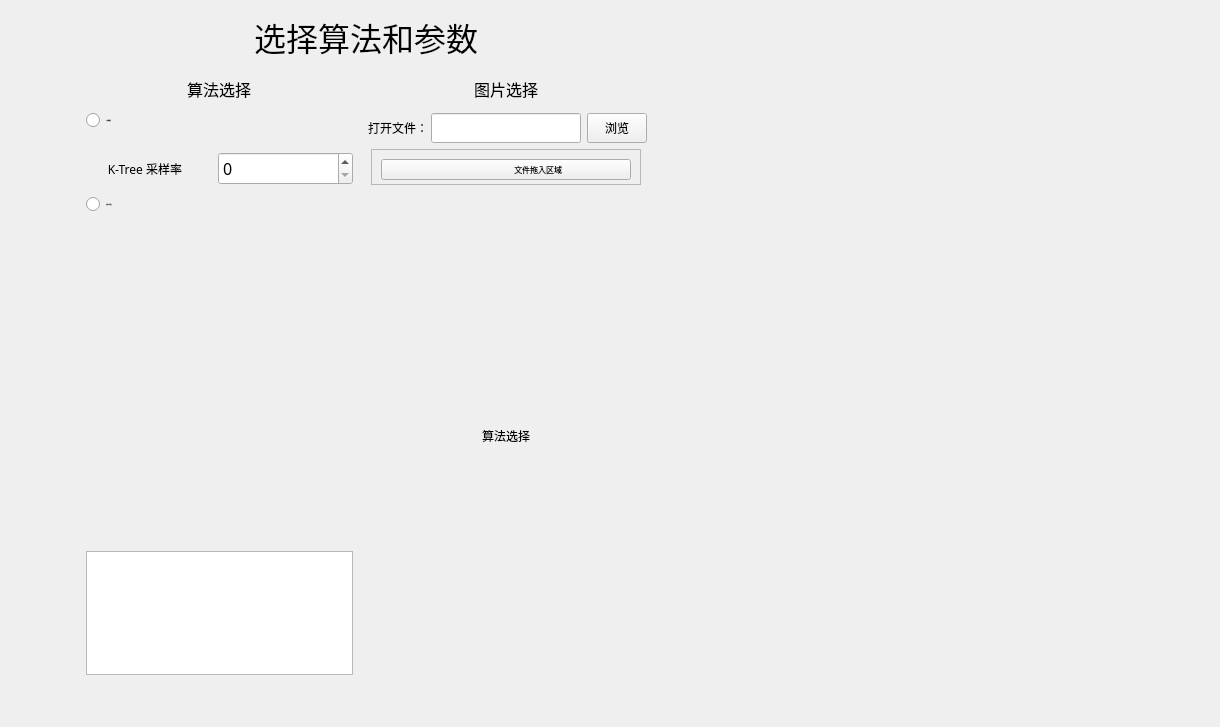
<?xml version="1.0" encoding="UTF-8"?>
<ui version="4.0">
 <class>Zui</class>
 <widget class="QWidget" name="Zui">
  <property name="geometry">
   <rect>
    <x>0</x>
    <y>0</y>
    <width>1220</width>
    <height>727</height>
   </rect>
  </property>
  <property name="focusPolicy">
   <enum>Qt::ClickFocus</enum>
  </property>
  <property name="windowTitle">
   <string>Form</string>
  </property>
  <widget class="QWidget" name="layoutWidget">
   <property name="geometry">
    <rect>
     <x>80</x>
     <y>10</y>
     <width>573</width>
     <height>675</height>
    </rect>
   </property>
   <layout class="QGridLayout" name="gridLayout_4">
    <item row="4" column="1">
     <layout class="QGridLayout" name="gridLayout_3">
      <item row="1" column="2">
       <widget class="HorizontalSeparator" name="HorizontalSeparator_2"/>
      </item>
      <item row="4" column="0">
       <layout class="QGridLayout" name="gridLayout_2">
        <item row="0" column="0" alignment="Qt::AlignLeft|Qt::AlignVCenter">
         <widget class="RadioButton" name="RadioButton_2">
          <property name="font">
           <font>
            <family>萝莉体</family>
            <pointsize>-1</pointsize>
            <weight>50</weight>
            <italic>false</italic>
            <bold>false</bold>
           </font>
          </property>
          <property name="styleSheet">
           <string notr="true">PushButton, ToolButton, ToggleButton, ToggleToolButton {
    color: black;
    background: rgba(255, 255, 255, 0.7);
    border: 1px solid rgba(0, 0, 0, 0.073);
    border-bottom: 1px solid rgba(0, 0, 0, 0.183);
    border-radius: 5px;
    /* font: 12px '萝莉体'; */
    padding: 5px 12px 6px 12px;
    outline: none;
}

ToolButton {
    padding: 5px 9px 6px 8px;
}

PushButton[isPlaceholderText=true] {
    color: rgba(0, 0, 0, 0.6063);
}

PushButton[hasIcon=false] {
    padding: 5px 12px 6px 12px;
}

PushButton[hasIcon=true] {
    padding: 5px 12px 6px 36px;
}

DropDownToolButton, PrimaryDropDownToolButton {
    padding: 5px 31px 6px 8px;
}

DropDownPushButton[hasIcon=false],
PrimaryDropDownPushButton[hasIcon=false] {
    padding: 5px 31px 6px 12px;
}

DropDownPushButton[hasIcon=true],
PrimaryDropDownPushButton[hasIcon=true] {
    padding: 5px 31px 6px 36px;
}

PushButton:hover, ToolButton:hover, ToggleButton:hover, ToggleToolButton:hover {
    background: rgba(249, 249, 249, 0.5);
}

PushButton:pressed, ToolButton:pressed, ToggleButton:pressed, ToggleToolButton:pressed {
    color: rgba(0, 0, 0, 0.63);
    background: rgba(249, 249, 249, 0.3);
    border-bottom: 1px solid rgba(0, 0, 0, 0.073);
}

PushButton:disabled, ToolButton:disabled, ToggleButton:disabled, ToggleToolButton:disabled {
    color: rgba(0, 0, 0, 0.36);
    background: rgba(249, 249, 249, 0.3);
    border: 1px solid rgba(0, 0, 0, 0.06);
    border-bottom: 1px solid rgba(0, 0, 0, 0.06);
}


PrimaryPushButton,
PrimaryToolButton,
ToggleButton:checked,
ToggleToolButton:checked {
    color: white;
    background-color: #009faa;
    border: 1px solid #00a7b3;
    border-bottom: 1px solid #007780;
}

PrimaryPushButton:hover,
PrimaryToolButton:hover,
ToggleButton:checked:hover,
ToggleToolButton:checked:hover {
    background-color: #00a7b3;
    border: 1px solid #2daab3;
    border-bottom: 1px solid #007780;
}

PrimaryPushButton:pressed,
PrimaryToolButton:pressed,
ToggleButton:checked:pressed,
ToggleToolButton:checked:pressed {
    color: rgba(255, 255, 255, 0.63);
    background-color: #3eabb3;
    border: 1px solid #3eabb3;
}

PrimaryPushButton:disabled,
PrimaryToolButton:disabled,
ToggleButton:checked:disabled,
ToggleToolButton:checked:disabled {
    color: rgba(255, 255, 255, 0.9);
    background-color: rgb(205, 205, 205);
    border: 1px solid rgb(205, 205, 205);
}

SplitDropButton,
PrimarySplitDropButton {
    border-left: none;
    border-top-left-radius: 0;
    border-bottom-left-radius: 0;
}

#splitPushButton,
#splitToolButton,
#primarySplitPushButton,
#primarySplitToolButton {
    border-top-right-radius: 0;
    border-bottom-right-radius: 0;
}

#splitPushButton:pressed,
#splitToolButton:pressed,
SplitDropButton:pressed {
    border-bottom: 1px solid rgba(0, 0, 0, 0.183);
}

PrimarySplitDropButton:pressed {
    border-bottom: 1px solid #007780;
}

#primarySplitPushButton, #primarySplitToolButton {
    border-right: 1px solid #3eabb3;
}

#primarySplitPushButton:pressed, #primarySplitToolButton:pressed {
    border-bottom: 1px solid #007780;
}

HyperlinkButton {
    /* font: 12px '萝莉体'; */
    padding: 6px 12px 6px 12px;
    color: #009faa;
    border: none;
    border-radius: 6px;
    background-color: transparent;
}

HyperlinkButton[hasIcon=false] {
    padding: 6px 12px 6px 12px;
}

HyperlinkButton[hasIcon=true] {
    padding: 6px 12px 6px 36px;
}

HyperlinkButton:hover {
    color: #009faa;
    background-color: rgba(0, 0, 0, 10);
    border: none;
}

HyperlinkButton:pressed {
    color: #009faa;
    background-color: rgba(0, 0, 0, 6);
    border: none;
}

HyperlinkButton:disabled {
    color: rgba(0, 0, 0, 0.43);
    background-color: transparent;
    border: none;
}


RadioButton {
    min-height: 24px;
    max-height: 24px;
    background-color: transparent;
    font: 12px '萝莉体';
    color: black;
}

RadioButton::indicator {
    width: 9px;
    height: 9px;
    border-radius: 6px;
    border: 2px solid #999999;
    background-color: rgba(0, 0, 0, 5);
    margin-right: 3px;
}

RadioButton::indicator:hover {
    background-color: rgba(0, 0, 0, 0);
}

RadioButton::indicator:pressed {
    border: 2px solid #bbbbbb;
    background-color: qradialgradient(spread:pad, cx:0.5, cy:0.5, radius:0.5, fx:0.5, fy:0.5,
            stop:0 rgb(255, 255, 255),
            stop:1 #ffbfbf);
}

RadioButton::indicator:checked {
    width: 9px;
    height: 9px;
    border-radius: 6px;
    border: 2px solid #999999;
    background-color: qradialgradient(spread:pad, cx:0.5, cy:0.5, radius:0.5, fx:0.5, fy:0.5,
            stop:0 rgb(255, 255, 255),
            stop:1 #ffbfbf);
}

RadioButton::indicator:checked:hover {
    background-color: qradialgradient(spread:pad, cx:0.5, cy:0.5, radius:0.5, fx:0.5, fy:0.5,
            stop:0 rgb(255, 255, 255),
            stop:1 #ffbfbf);
}

RadioButton::indicator:checked:pressed {
    background-color: qradialgradient(spread:pad, cx:0.5, cy:0.5, radius:0.5, fx:0.5, fy:0.5,
            stop:0 rgb(255, 255, 255),
            stop:1 #ffbfbf);
}

RadioButton:disabled {
    color: rgba(0, 0, 0, 110);
}

RadioButton::indicator:disabled {
    border: 2px solid #bbbbbb;
    background-color: transparent;
}

RadioButton::indicator:disabled:checked {
    border: none;
    background-color: qradialgradient(spread:pad, cx:0.5, cy:0.5, radius:0.5, fx:0.5, fy:0.5,
            stop:0 rgb(255, 255, 255),
            stop:0.5 rgb(255, 255, 255),
            stop:0.6 rgba(0, 0, 0, 0.2169),
            stop:1 rgba(0, 0, 0, 0.2169));
}

TransparentToolButton,
TransparentToggleToolButton,
TransparentDropDownToolButton,
TransparentPushButton,
TransparentDropDownPushButton,
TransparentTogglePushButton {
    background-color: transparent;
    border: none;
    border-radius: 5px;
    margin: 0;
}

TransparentToolButton:hover,
TransparentToggleToolButton:hover,
TransparentDropDownToolButton:hover,
TransparentPushButton:hover,
TransparentDropDownPushButton:hover,
TransparentTogglePushButton:hover {
    background-color: rgba(0, 0, 0, 9);
    border: none;
}

TransparentToolButton:pressed,
TransparentToggleToolButton:pressed,
TransparentDropDownToolButton:pressed,
TransparentPushButton:pressed,
TransparentDropDownPushButton:pressed,
TransparentTogglePushButton:pressed {
    background-color: rgba(0, 0, 0, 6);
    border: none;
}

TransparentToolButton:disabled,
TransparentToggleToolButton:disabled,
TransparentDropDownToolButton:disabled,
TransprentPushButton:disabled,
TransparentDropDownPushButton:disabled,
TransprentTogglePushButton:disabled {
    background-color: transparent;
    border: none;
}


PillPushButton,
PillPushButton:hover,
PillPushButton:pressed,
PillPushButton:disabled,
PillPushButton:checked,
PillPushButton:checked:hover,
PillPushButton:checked:pressed,
PillPushButton:disabled:checked,
PillToolButton,
PillToolButton:hover,
PillToolButton:pressed,
PillToolButton:disabled,
PillToolButton:checked,
PillToolButton:checked:hover,
PillToolButton:checked:pressed,
PillToolButton:disabled:checked {
    background-color: transparent;
    border: none;
}
</string>
          </property>
          <property name="text">
           <string>色彩抖动算法</string>
          </property>
         </widget>
        </item>
        <item row="2" column="0" alignment="Qt::AlignHCenter|Qt::AlignVCenter">
         <widget class="SegmentedWidget" name="SegmentedWidget">
          <property name="font">
           <font>
            <family>萝莉体</family>
            <pointsize>6</pointsize>
           </font>
          </property>
         </widget>
        </item>
        <item row="1" column="0">
         <spacer name="verticalSpacer_4">
          <property name="orientation">
           <enum>Qt::Vertical</enum>
          </property>
          <property name="sizeHint" stdset="0">
           <size>
            <width>20</width>
            <height>5</height>
           </size>
          </property>
         </spacer>
        </item>
        <item row="5" column="0">
         <widget class="ListWidget" name="ListWidget">
          <property name="maximumSize">
           <size>
            <width>16777215</width>
            <height>128</height>
           </size>
          </property>
         </widget>
        </item>
        <item row="4" column="0">
         <spacer name="verticalSpacer_7">
          <property name="orientation">
           <enum>Qt::Vertical</enum>
          </property>
          <property name="sizeHint" stdset="0">
           <size>
            <width>20</width>
            <height>5</height>
           </size>
          </property>
         </spacer>
        </item>
        <item row="3" column="0">
         <widget class="CardWidget" name="CardWidget">
          <property name="minimumSize">
           <size>
            <width>250</width>
            <height>320</height>
           </size>
          </property>
         </widget>
        </item>
       </layout>
      </item>
      <item row="2" column="1">
       <widget class="VerticalSeparator" name="VerticalSeparator_2"/>
      </item>
      <item row="3" column="0">
       <widget class="HorizontalSeparator" name="HorizontalSeparator_3"/>
      </item>
      <item row="2" column="0">
       <layout class="QGridLayout" name="gridLayout">
        <item row="1" column="1">
         <spacer name="verticalSpacer_6">
          <property name="orientation">
           <enum>Qt::Vertical</enum>
          </property>
          <property name="sizeHint" stdset="0">
           <size>
            <width>20</width>
            <height>5</height>
           </size>
          </property>
         </spacer>
        </item>
        <item row="2" column="0">
         <widget class="StrongBodyLabel" name="StrongBodyLabel_1">
          <property name="font">
           <font>
            <family>萝莉体</family>
            <pointsize>9</pointsize>
            <weight>50</weight>
            <bold>false</bold>
           </font>
          </property>
          <property name="text">
           <string>       K-Tree 采样率</string>
          </property>
         </widget>
        </item>
        <item row="0" column="0" colspan="2" alignment="Qt::AlignLeft|Qt::AlignVCenter">
         <widget class="RadioButton" name="RadioButton_1">
          <property name="font">
           <font>
            <family>萝莉体</family>
            <pointsize>-1</pointsize>
            <weight>50</weight>
            <italic>false</italic>
            <bold>false</bold>
           </font>
          </property>
          <property name="styleSheet">
           <string notr="true">PushButton, ToolButton, ToggleButton, ToggleToolButton {
    color: black;
    background: rgba(255, 255, 255, 0.7);
    border: 1px solid rgba(0, 0, 0, 0.073);
    border-bottom: 1px solid rgba(0, 0, 0, 0.183);
    border-radius: 5px;
    /* font: 12px '萝莉体'; */
    padding: 5px 12px 6px 12px;
    outline: none;
}

ToolButton {
    padding: 5px 9px 6px 8px;
}

PushButton[isPlaceholderText=true] {
    color: rgba(0, 0, 0, 0.6063);
}

PushButton[hasIcon=false] {
    padding: 5px 12px 6px 12px;
}

PushButton[hasIcon=true] {
    padding: 5px 12px 6px 36px;
}

DropDownToolButton, PrimaryDropDownToolButton {
    padding: 5px 31px 6px 8px;
}

DropDownPushButton[hasIcon=false],
PrimaryDropDownPushButton[hasIcon=false] {
    padding: 5px 31px 6px 12px;
}

DropDownPushButton[hasIcon=true],
PrimaryDropDownPushButton[hasIcon=true] {
    padding: 5px 31px 6px 36px;
}

PushButton:hover, ToolButton:hover, ToggleButton:hover, ToggleToolButton:hover {
    background: rgba(249, 249, 249, 0.5);
}

PushButton:pressed, ToolButton:pressed, ToggleButton:pressed, ToggleToolButton:pressed {
    color: rgba(0, 0, 0, 0.63);
    background: rgba(249, 249, 249, 0.3);
    border-bottom: 1px solid rgba(0, 0, 0, 0.073);
}

PushButton:disabled, ToolButton:disabled, ToggleButton:disabled, ToggleToolButton:disabled {
    color: rgba(0, 0, 0, 0.36);
    background: rgba(249, 249, 249, 0.3);
    border: 1px solid rgba(0, 0, 0, 0.06);
    border-bottom: 1px solid rgba(0, 0, 0, 0.06);
}


PrimaryPushButton,
PrimaryToolButton,
ToggleButton:checked,
ToggleToolButton:checked {
    color: white;
    background-color: #009faa;
    border: 1px solid #00a7b3;
    border-bottom: 1px solid #007780;
}

PrimaryPushButton:hover,
PrimaryToolButton:hover,
ToggleButton:checked:hover,
ToggleToolButton:checked:hover {
    background-color: #00a7b3;
    border: 1px solid #2daab3;
    border-bottom: 1px solid #007780;
}

PrimaryPushButton:pressed,
PrimaryToolButton:pressed,
ToggleButton:checked:pressed,
ToggleToolButton:checked:pressed {
    color: rgba(255, 255, 255, 0.63);
    background-color: #3eabb3;
    border: 1px solid #3eabb3;
}

PrimaryPushButton:disabled,
PrimaryToolButton:disabled,
ToggleButton:checked:disabled,
ToggleToolButton:checked:disabled {
    color: rgba(255, 255, 255, 0.9);
    background-color: rgb(205, 205, 205);
    border: 1px solid rgb(205, 205, 205);
}

SplitDropButton,
PrimarySplitDropButton {
    border-left: none;
    border-top-left-radius: 0;
    border-bottom-left-radius: 0;
}

#splitPushButton,
#splitToolButton,
#primarySplitPushButton,
#primarySplitToolButton {
    border-top-right-radius: 0;
    border-bottom-right-radius: 0;
}

#splitPushButton:pressed,
#splitToolButton:pressed,
SplitDropButton:pressed {
    border-bottom: 1px solid rgba(0, 0, 0, 0.183);
}

PrimarySplitDropButton:pressed {
    border-bottom: 1px solid #007780;
}

#primarySplitPushButton, #primarySplitToolButton {
    border-right: 1px solid #3eabb3;
}

#primarySplitPushButton:pressed, #primarySplitToolButton:pressed {
    border-bottom: 1px solid #007780;
}

HyperlinkButton {
    /* font: 12px '萝莉体'; */
    padding: 6px 12px 6px 12px;
    color: #009faa;
    border: none;
    border-radius: 6px;
    background-color: transparent;
}

HyperlinkButton[hasIcon=false] {
    padding: 6px 12px 6px 12px;
}

HyperlinkButton[hasIcon=true] {
    padding: 6px 12px 6px 36px;
}

HyperlinkButton:hover {
    color: #009faa;
    background-color: rgba(0, 0, 0, 10);
    border: none;
}

HyperlinkButton:pressed {
    color: #009faa;
    background-color: rgba(0, 0, 0, 6);
    border: none;
}

HyperlinkButton:disabled {
    color: rgba(0, 0, 0, 0.43);
    background-color: transparent;
    border: none;
}


RadioButton {
    min-height: 24px;
    max-height: 24px;
    background-color: transparent;
    font: 12px '萝莉体';
    color: black;
}

RadioButton::indicator {
    width: 9px;
    height: 9px;
    border-radius: 6px;
    border: 2px solid #999999;
    background-color: rgba(0, 0, 0, 5);
    margin-right: 3px;
}

RadioButton::indicator:hover {
    background-color: rgba(0, 0, 0, 0);
}

RadioButton::indicator:pressed {
    border: 2px solid #bbbbbb;
    background-color: qradialgradient(spread:pad, cx:0.5, cy:0.5, radius:0.5, fx:0.5, fy:0.5,
            stop:0 rgb(255, 255, 255),
            stop:1 #ffbfbf);
}

RadioButton::indicator:checked {
    width: 9px;
    height: 9px;
    border-radius: 6px;
    border: 2px solid #999999;
    background-color: qradialgradient(spread:pad, cx:0.5, cy:0.5, radius:0.5, fx:0.5, fy:0.5,
            stop:0 rgb(255, 255, 255),
            stop:1 #ffbfbf);
}

RadioButton::indicator:checked:hover {
    background-color: qradialgradient(spread:pad, cx:0.5, cy:0.5, radius:0.5, fx:0.5, fy:0.5,
            stop:0 rgb(255, 255, 255),
            stop:1 #ffbfbf);
}

RadioButton::indicator:checked:pressed {
    background-color: qradialgradient(spread:pad, cx:0.5, cy:0.5, radius:0.5, fx:0.5, fy:0.5,
            stop:0 rgb(255, 255, 255),
            stop:1 #ffbfbf);
}

RadioButton:disabled {
    color: rgba(0, 0, 0, 110);
}

RadioButton::indicator:disabled {
    border: 2px solid #bbbbbb;
    background-color: transparent;
}

RadioButton::indicator:disabled:checked {
    border: none;
    background-color: qradialgradient(spread:pad, cx:0.5, cy:0.5, radius:0.5, fx:0.5, fy:0.5,
            stop:0 rgb(255, 255, 255),
            stop:0.5 rgb(255, 255, 255),
            stop:0.6 rgba(0, 0, 0, 0.2169),
            stop:1 rgba(0, 0, 0, 0.2169));
}

TransparentToolButton,
TransparentToggleToolButton,
TransparentDropDownToolButton,
TransparentPushButton,
TransparentDropDownPushButton,
TransparentTogglePushButton {
    background-color: transparent;
    border: none;
    border-radius: 5px;
    margin: 0;
}

TransparentToolButton:hover,
TransparentToggleToolButton:hover,
TransparentDropDownToolButton:hover,
TransparentPushButton:hover,
TransparentDropDownPushButton:hover,
TransparentTogglePushButton:hover {
    background-color: rgba(0, 0, 0, 9);
    border: none;
}

TransparentToolButton:pressed,
TransparentToggleToolButton:pressed,
TransparentDropDownToolButton:pressed,
TransparentPushButton:pressed,
TransparentDropDownPushButton:pressed,
TransparentTogglePushButton:pressed {
    background-color: rgba(0, 0, 0, 6);
    border: none;
}

TransparentToolButton:disabled,
TransparentToggleToolButton:disabled,
TransparentDropDownToolButton:disabled,
TransprentPushButton:disabled,
TransparentDropDownPushButton:disabled,
TransprentTogglePushButton:disabled {
    background-color: transparent;
    border: none;
}


PillPushButton,
PillPushButton:hover,
PillPushButton:pressed,
PillPushButton:disabled,
PillPushButton:checked,
PillPushButton:checked:hover,
PillPushButton:checked:pressed,
PillPushButton:disabled:checked,
PillToolButton,
PillToolButton:hover,
PillToolButton:pressed,
PillToolButton:disabled,
PillToolButton:checked,
PillToolButton:checked:hover,
PillToolButton:checked:pressed,
PillToolButton:disabled:checked {
    background-color: transparent;
    border: none;
}
</string>
          </property>
          <property name="text">
           <string>ΔE误差算法</string>
          </property>
         </widget>
        </item>
        <item row="1" column="0">
         <spacer name="verticalSpacer_5">
          <property name="orientation">
           <enum>Qt::Vertical</enum>
          </property>
          <property name="sizeHint" stdset="0">
           <size>
            <width>20</width>
            <height>5</height>
           </size>
          </property>
         </spacer>
        </item>
        <item row="2" column="1" alignment="Qt::AlignHCenter|Qt::AlignVCenter">
         <widget class="SpinBox" name="SpinBox">
          <property name="minimumSize">
           <size>
            <width>135</width>
            <height>33</height>
           </size>
          </property>
          <property name="font">
           <font>
            <family>萝莉体</family>
            <pointsize>12</pointsize>
            <weight>50</weight>
            <bold>false</bold>
           </font>
          </property>
         </widget>
        </item>
       </layout>
      </item>
      <item row="4" column="1">
       <widget class="VerticalSeparator" name="VerticalSeparator_3"/>
      </item>
      <item row="1" column="0">
       <widget class="HorizontalSeparator" name="HorizontalSeparator"/>
      </item>
      <item row="4" column="2" alignment="Qt::AlignHCenter|Qt::AlignVCenter">
       <widget class="PixmapLabel" name="PixmapLabel_2">
        <property name="text">
         <string>算法选择</string>
        </property>
       </widget>
      </item>
      <item row="0" column="1">
       <widget class="VerticalSeparator" name="VerticalSeparator"/>
      </item>
      <item row="0" column="0" alignment="Qt::AlignHCenter|Qt::AlignVCenter">
       <widget class="SubtitleLabel" name="SubtitleLabel_1">
        <property name="font">
         <font>
          <family>萝莉体</family>
          <pointsize>12</pointsize>
          <weight>50</weight>
          <bold>false</bold>
         </font>
        </property>
        <property name="text">
         <string>算法选择</string>
        </property>
       </widget>
      </item>
      <item row="0" column="2" alignment="Qt::AlignHCenter|Qt::AlignVCenter">
       <widget class="SubtitleLabel" name="SubtitleLabel_2">
        <property name="font">
         <font>
          <family>萝莉体</family>
          <pointsize>12</pointsize>
          <weight>50</weight>
          <bold>false</bold>
         </font>
        </property>
        <property name="text">
         <string>图片选择</string>
        </property>
       </widget>
      </item>
      <item row="3" column="2">
       <widget class="HorizontalSeparator" name="HorizontalSeparator_4"/>
      </item>
      <item row="2" column="2">
       <layout class="QGridLayout" name="gridLayout_6">
        <item row="0" column="0">
         <widget class="StrongBodyLabel" name="StrongBodyLabel_2">
          <property name="minimumSize">
           <size>
            <width>60</width>
            <height>30</height>
           </size>
          </property>
          <property name="maximumSize">
           <size>
            <width>30</width>
            <height>16777215</height>
           </size>
          </property>
          <property name="font">
           <font>
            <family>萝莉体</family>
            <pointsize>9</pointsize>
            <weight>50</weight>
            <bold>false</bold>
           </font>
          </property>
          <property name="text">
           <string> 打开文件：</string>
          </property>
         </widget>
        </item>
        <item row="0" column="1" alignment="Qt::AlignHCenter|Qt::AlignVCenter">
         <widget class="LineEdit" name="LineEdit_2">
          <property name="minimumSize">
           <size>
            <width>150</width>
            <height>30</height>
           </size>
          </property>
          <property name="maximumSize">
           <size>
            <width>150</width>
            <height>30</height>
           </size>
          </property>
         </widget>
        </item>
        <item row="0" column="2" alignment="Qt::AlignHCenter|Qt::AlignVCenter">
         <widget class="PushButton" name="PushButton_2">
          <property name="minimumSize">
           <size>
            <width>60</width>
            <height>30</height>
           </size>
          </property>
          <property name="maximumSize">
           <size>
            <width>60</width>
            <height>30</height>
           </size>
          </property>
          <property name="font">
           <font>
            <family>萝莉体</family>
            <pointsize>9</pointsize>
            <weight>50</weight>
            <bold>false</bold>
           </font>
          </property>
          <property name="text">
           <string>浏览</string>
          </property>
         </widget>
        </item>
        <item row="1" column="0" colspan="3" alignment="Qt::AlignHCenter|Qt::AlignVCenter">
         <widget class="SmoothScrollArea" name="SmoothScrollArea_2">
          <property name="minimumSize">
           <size>
            <width>270</width>
            <height>36</height>
           </size>
          </property>
          <property name="maximumSize">
           <size>
            <width>270</width>
            <height>36</height>
           </size>
          </property>
          <property name="verticalScrollBarPolicy">
           <enum>Qt::ScrollBarAlwaysOff</enum>
          </property>
          <property name="sizeAdjustPolicy">
           <enum>QAbstractScrollArea::AdjustIgnored</enum>
          </property>
          <property name="widgetResizable">
           <bool>true</bool>
          </property>
          <widget class="QWidget" name="scrollAreaWidgetContents_2">
           <property name="geometry">
            <rect>
             <x>0</x>
             <y>0</y>
             <width>268</width>
             <height>34</height>
            </rect>
           </property>
           <layout class="QGridLayout" name="gridLayout_7">
            <item row="0" column="0">
             <widget class="HyperlinkLabel" name="HyperlinkLabel">
              <property name="font">
               <font>
                <family>萝莉体</family>
                <pointsize>6</pointsize>
                <weight>50</weight>
                <bold>false</bold>
                <underline>false</underline>
                <strikeout>false</strikeout>
               </font>
              </property>
              <property name="text">
               <string>                               文件拖入区域</string>
              </property>
             </widget>
            </item>
           </layout>
          </widget>
         </widget>
        </item>
       </layout>
      </item>
     </layout>
    </item>
    <item row="2" column="1">
     <spacer name="verticalSpacer">
      <property name="orientation">
       <enum>Qt::Vertical</enum>
      </property>
      <property name="sizeHint" stdset="0">
       <size>
        <width>20</width>
        <height>16</height>
       </size>
      </property>
     </spacer>
    </item>
    <item row="6" column="1">
     <spacer name="verticalSpacer_3">
      <property name="orientation">
       <enum>Qt::Vertical</enum>
      </property>
      <property name="sizeHint" stdset="0">
       <size>
        <width>20</width>
        <height>16</height>
       </size>
      </property>
     </spacer>
    </item>
    <item row="0" column="1">
     <spacer name="verticalSpacer_2">
      <property name="orientation">
       <enum>Qt::Vertical</enum>
      </property>
      <property name="sizeHint" stdset="0">
       <size>
        <width>20</width>
        <height>16</height>
       </size>
      </property>
     </spacer>
    </item>
    <item row="1" column="1" alignment="Qt::AlignHCenter|Qt::AlignVCenter">
     <widget class="TitleLabel" name="TitleLabel">
      <property name="font">
       <font>
        <family>萝莉体</family>
        <pointsize>24</pointsize>
        <weight>50</weight>
        <bold>false</bold>
       </font>
      </property>
      <property name="text">
       <string>选择算法和参数</string>
      </property>
     </widget>
    </item>
    <item row="5" column="1">
     <widget class="HorizontalSeparator" name="HorizontalSeparator_9"/>
    </item>
    <item row="3" column="1">
     <widget class="HorizontalSeparator" name="HorizontalSeparator_7"/>
    </item>
    <item row="4" column="0">
     <widget class="VerticalSeparator" name="VerticalSeparator_4"/>
    </item>
    <item row="4" column="2">
     <widget class="VerticalSeparator" name="VerticalSeparator_5"/>
    </item>
   </layout>
  </widget>
 </widget>
 <customwidgets>
  <customwidget>
   <class>PushButton</class>
   <extends>QPushButton</extends>
   <header>qfluentwidgets</header>
  </customwidget>
  <customwidget>
   <class>RadioButton</class>
   <extends>QRadioButton</extends>
   <header>qfluentwidgets</header>
  </customwidget>
  <customwidget>
   <class>PixmapLabel</class>
   <extends>QLabel</extends>
   <header>qfluentwidgets</header>
  </customwidget>
  <customwidget>
   <class>HorizontalSeparator</class>
   <extends>QWidget</extends>
   <header>qfluentwidgets</header>
  </customwidget>
  <customwidget>
   <class>VerticalSeparator</class>
   <extends>QWidget</extends>
   <header>qfluentwidgets</header>
  </customwidget>
  <customwidget>
   <class>CardWidget</class>
   <extends>QFrame</extends>
   <header>qfluentwidgets</header>
   <container>1</container>
  </customwidget>
  <customwidget>
   <class>SmoothScrollArea</class>
   <extends>QScrollArea</extends>
   <header>qfluentwidgets</header>
   <container>1</container>
  </customwidget>
  <customwidget>
   <class>StrongBodyLabel</class>
   <extends>QLabel</extends>
   <header>qfluentwidgets</header>
  </customwidget>
  <customwidget>
   <class>SubtitleLabel</class>
   <extends>QLabel</extends>
   <header>qfluentwidgets</header>
  </customwidget>
  <customwidget>
   <class>TitleLabel</class>
   <extends>QLabel</extends>
   <header>qfluentwidgets</header>
  </customwidget>
  <customwidget>
   <class>HyperlinkLabel</class>
   <extends>QPushButton</extends>
   <header>qfluentwidgets</header>
  </customwidget>
  <customwidget>
   <class>Pivot</class>
   <extends>QWidget</extends>
   <header>qfluentwidgets</header>
  </customwidget>
  <customwidget>
   <class>SegmentedWidget</class>
   <extends>Pivot</extends>
   <header>qfluentwidgets</header>
  </customwidget>
  <customwidget>
   <class>LineEdit</class>
   <extends>QLineEdit</extends>
   <header>qfluentwidgets</header>
  </customwidget>
  <customwidget>
   <class>SpinBox</class>
   <extends>QSpinBox</extends>
   <header>qfluentwidgets</header>
  </customwidget>
  <customwidget>
   <class>ListWidget</class>
   <extends>QListWidget</extends>
   <header>qfluentwidgets</header>
  </customwidget>
 </customwidgets>
 <resources/>
 <connections/>
</ui>
